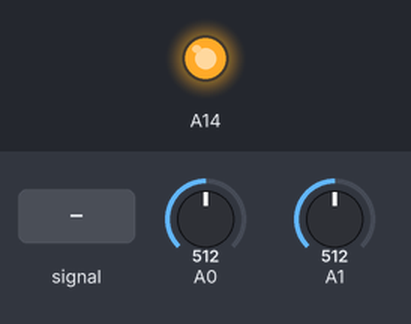
This sketch was run on a simulated Arduino Mega 2560, built with avr-gcc and run on an emulated ATmega2560. On the bench: output pins drawn as LEDs (lit = HIGH). The test bench sets the inputs (shaded band); at power-on: A1 = 512, A0 = 512.

Above: at 1.2 s.
1.3 s: A1 set to 716
At 2.66 s:
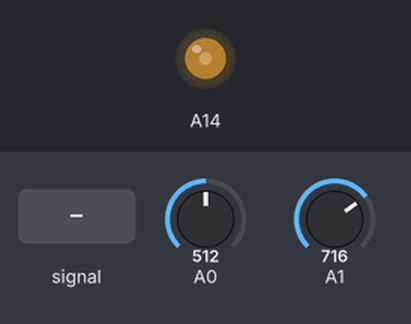
4.3 s: A0 fed a 50 Hz sine of ±306 counts around its level
7.3 s: A0 set to 716
10.3 s: A1 fed a 200 Hz sine of ±81 counts around its level
13.3 s: A1 set to 900
16.3 s: A0 set to 900
At 17.7 s:
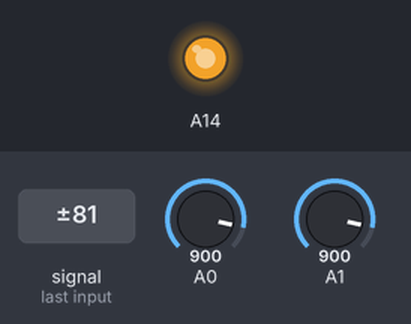
Timing chart, 0 to 18.8 s (numbered marks = the images above; inputs shaded):
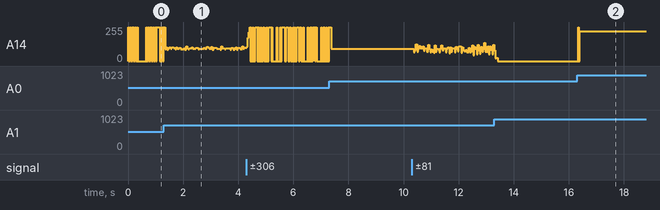

The sketch:

__CV_ModuloFM.ino
```cpp
byte octave = 16;
byte beat = 0;
byte sahrate = 4;
byte beatlength = 16;


unsigned long loopcounts;

void setup(){}

void loop(){

  beat = analogRead(A1);
  beatlength = analogRead(A0);
  sahrate = analogRead(A0)%256;
  octave = beat % beatlength;

  delayMicroseconds(sahrate*octave/16);
  analogWrite(A14, (micros() ^ octave) % beat);
}
```

Measured:
- after the input at 16.3 s, A14: 0/255 → 225/255 at once
